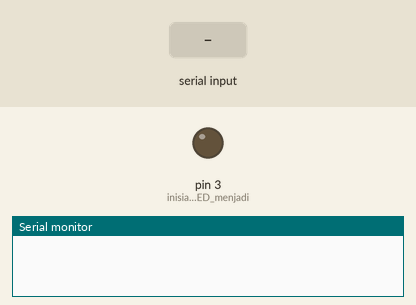
Simulated run of this sketch. Board: Arduino Uno, built with avr-gcc and run on an emulated ATmega328P. Parts: output pins drawn as LEDs (lit = HIGH), the last lines printed to the serial monitor. The test bench sets the inputs (shaded band).

Above: at 1.2 s.
1.3 s: "1\n" received over Serial
At 2.4 s:
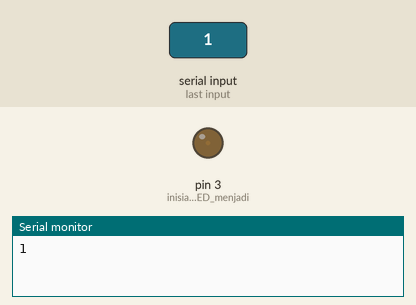
2.8 s: byte 53 ('5') received over Serial
At 3.5 s:
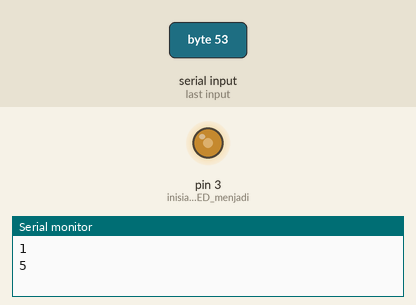
4.3 s: byte 48 ('0') received over Serial
At 4.6 s:
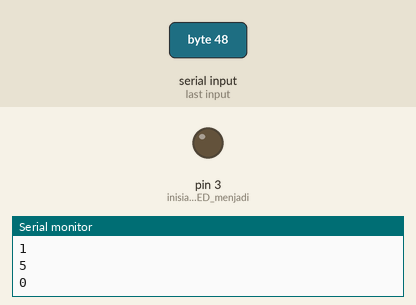
7.3 s: "5\n" received over Serial
At 8.1 s:
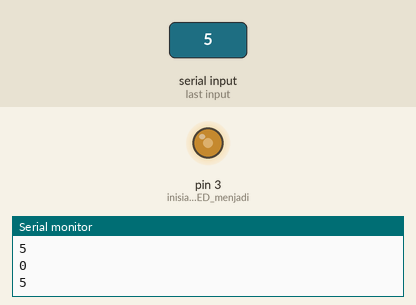
8.8 s: "0\n" received over Serial
At 9.3 s:
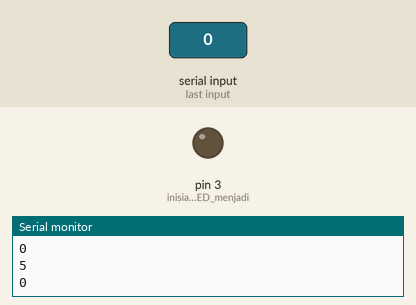
Timing chart, 0 to 11.3 s (numbered marks = the images above; inputs shaded):
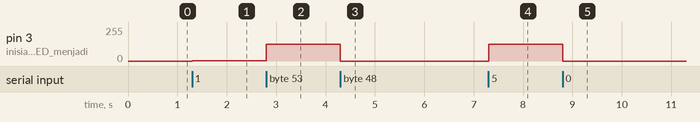

Measured:
- after the input at 1.3 s, pin 3 (inisialisasi_LED_menjadi): 0/255 → 1/255 at once
- after the input at 2.8 s, pin 3 (inisialisasi_LED_menjadi): 1/255 → 127/255 at once
- after the input at 4.3 s, pin 3 (inisialisasi_LED_menjadi): 127/255 → 0/255 at once
- after the input at 7.3 s, pin 3 (inisialisasi_LED_menjadi): 0/255 → 127/255 at once
- after the input at 8.8 s, pin 3 (inisialisasi_LED_menjadi): 127/255 → 0/255 at once

The sketch:

arduinocontrolbymatlabdata.ino
```cpp
#include <SoftwareSerial.h>
SoftwareSerial module_bluetooth(0, 1); // pin RX | TX


char data = 0;
void setup()
{
  Serial.begin(9600);
  pinMode(3,INPUT);  //inisialisasi LED menjadi output
}
void loop()
{
  if(Serial.available() > 0)
  {
    data = Serial.read();Serial.print(data);    //Reading data and print to monitor
    Serial.print("\n");
    //input data
    if(data == '1'){
    analogWrite(3, HIGH);
    delay(500);
    }
    else if(data == '0'){
    analogWrite(3, LOW);
    delay(500);
    }
     else if(data == '5'){
    analogWrite(3, 127);
    delay(500);
     }
    }
  }
```
